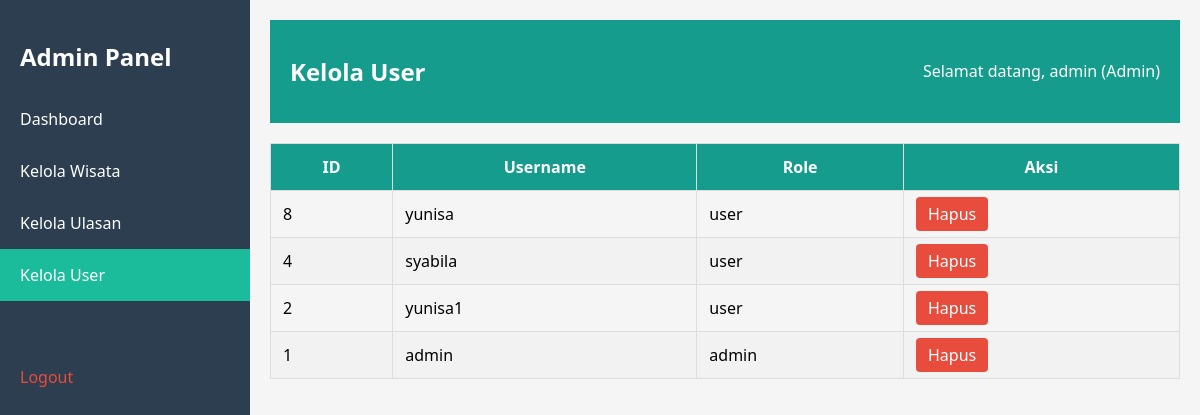
The page /jelajah_nusantara/admin/manage_users.php (signed in) on the database its author committed.
### tables this page shows
CREATE TABLE `users` (
  `id` int NOT NULL AUTO_INCREMENT,
  `username` varchar(250) NOT NULL,
  `password` varchar(255) NOT NULL,
  `role` enum('admin','user') NOT NULL DEFAULT 'user',
  `role_users` enum('admin','user') DEFAULT 'user',
  PRIMARY KEY (`id`)
);

### jelajah_nusantara/admin/manage_users.php (the view, shortened to what this page needs)
<?php
include '../db.php';
$queryUsers = "SELECT * FROM users ORDER BY id DESC";
$resultUsers = mysqli_query($conn, $queryUsers);
?>
<!DOCTYPE html>
<html>
<head>
</head>
<body>
    <div class="sidebar">
        <h2 style="padding: 0 20px;">Admin Panel</h2>
        <a href="dashboard.php">Dashboard</a>
        <a href="manage_wisata.php">Kelola Wisata</a>
        <a href="manage_ulasan.php">Kelola Ulasan</a>
        <a href="manage_users.php" class="active">Kelola User</a>
        <a href="../logout.php" style="margin-top: 50px; color: #e74c3c;">Logout</a>
    </div>
    <div class="main-content">
        <div class="header">
            <h2>Kelola User</h2>
            <div>Selamat datang, <?= htmlspecialchars($_SESSION['username']) ?> (Admin)</div>
        </div>
        <table>
            <thead>
                <tr>
                    <th>ID</th>
                    <th>Username</th>
                    <th>Role</th>
                    <th>Aksi</th>
                </tr>
            </thead>
            <tbody>
                <?php while ($user = mysqli_fetch_assoc($resultUsers)): ?>
                    <tr>
                        <td><?= $user['id'] ?></td>
                        <td><?= htmlspecialchars($user['username']) ?></td>
                        <td><?= htmlspecialchars($user['role']) ?></td>
                        <td>
                            <a href="delete_user.php?id=<?= $user['id'] ?>" class="action-btn delete-btn" onclick="return confirm('Yakin ingin menghapus user ini?')">Hapus</a>
                        </td>
                    </tr>
                <?php endwhile; ?>
            </tbody>
        </table>
    </div>
</body>
</html>

### jelajah_nusantara/admin/manage_users.php (style rules this page uses)
body { font-family: 'Segoe UI', sans-serif; margin: 0; padding: 0; background-color: #f5f5f5; }
.sidebar { width: 250px; background-color: #2c3e50; color: white; position: fixed; height: 100%; padding-top: 20px; }
.sidebar a { display: block; color: white; padding: 15px 20px; text-decoration: none; transition: 0.3s; }
.sidebar a:hover, .sidebar a.active { background-color: #1abc9c; }
.main-content { margin-left: 250px; padding: 20px; }
.header { background-color: #159c8c; color: white; padding: 15px 20px; display: flex; justify-content: space-between; align-items: center; }
table { width: 100%; border-collapse: collapse; margin-top: 20px; }
th, td { padding: 12px; border: 1px solid #ddd; }
th { background-color: #159c8c; color: white; }
tr:nth-child(even) { background-color: #f2f2f2; }
.action-btn { padding: 6px 12px; border-radius: 4px; text-decoration: none; color: white; }
.delete-btn { background-color: #e74c3c; }

### rows shown on the page
users: id "8", username "yunisa", role "user"
users: id "4", username "syabila", role "user"
users: id "2", username "yunisa1", role "user"
users: id "1", username "admin", role "admin"

### other values the page prints
$_SESSION['username'] "admin"
